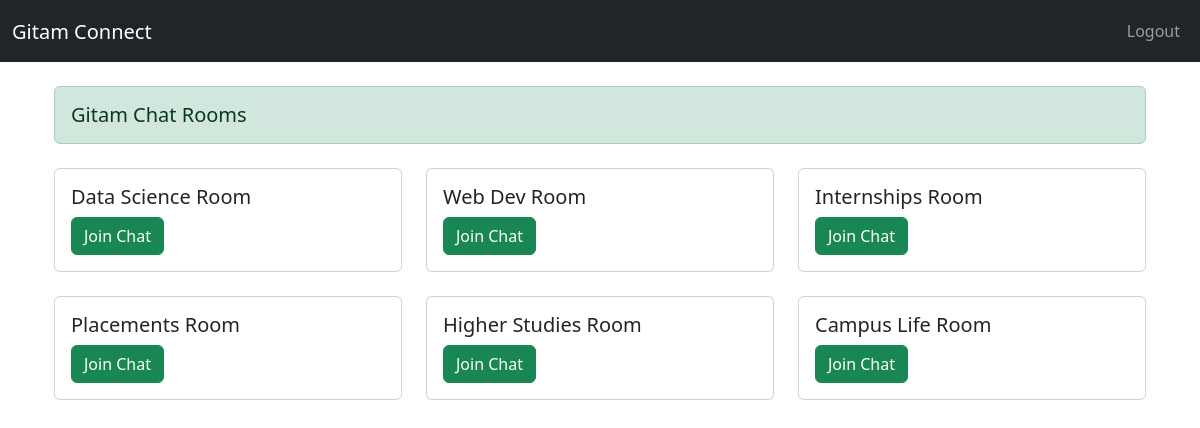
Screenshot of / (signed in) with the database file from the repository.
### chat/models.py (models this page shows, shortened)
class Room(models.Model):
    name = models.CharField(max_length=20)
    slug = models.SlugField(max_length=100)

### chat/views.py (the view)
# urls.py: 2. Add a URL to urlpatterns:  path('', views.home, name='home')
def home(request):
    if request.method == 'POST':
        username = request.POST.get('username')
        password = request.POST.get('password')
        user = authenticate(request, username=username, password=password)
        if user is not None:
            login(request, user)
            messages.success(request, "You have been logged in")
            return redirect('home')
        else:
            messages.error(request, 'There was something wrong with logging in. Please try again...')
            return redirect('home')
    else:
        if request.user.is_authenticated:
            rooms = Room.objects.all()
            return render(request, 'home.html', {"rooms": rooms})
        else:
            return render(request, 'home.html')

### chat/templates/home.html (shortened to what this page needs)
{% extends 'base.html' %}
{% block content %}
{% if user.is_authenticated %}
<div class="container">
  <div class="alert alert-success d-flex justify-content-between align-items-center mb-4" role="alert">
    <h5 class="mb-0">Gitam Chat Rooms</h5>
  </div>
  <div class="row justify-content-center">
      {% if rooms %}
      {% for room in rooms %}
      <div class="col-md-4 mb-4">
        <div class="card h-100 style="border: 2px solid #007bff; border-radius: 10px;">
          <div class="card-body">
            <h5 class="card-title">{{ room.name }}</h5>
            <a href="{{ room.slug }}" class="btn btn-success">Join Chat</a>
          </div>
        </div>
      </div>
      {% endfor %}
      {% else %}
      <div class="col-md-6">
        <div class="alert alert-warning" role="alert">
          No alumni rooms found.
        </div>
      </div>
      {% endif %}
  </div>
</div>
{% endif %}
{% endblock %}

### rows the page displays
Room: name "Data Science Room"
Room: name "Web Dev Room"
Room: name "Internships Room"
Room: name "Placements Room"
Room: name "Higher Studies Room"
Room: name "Campus Life Room"
